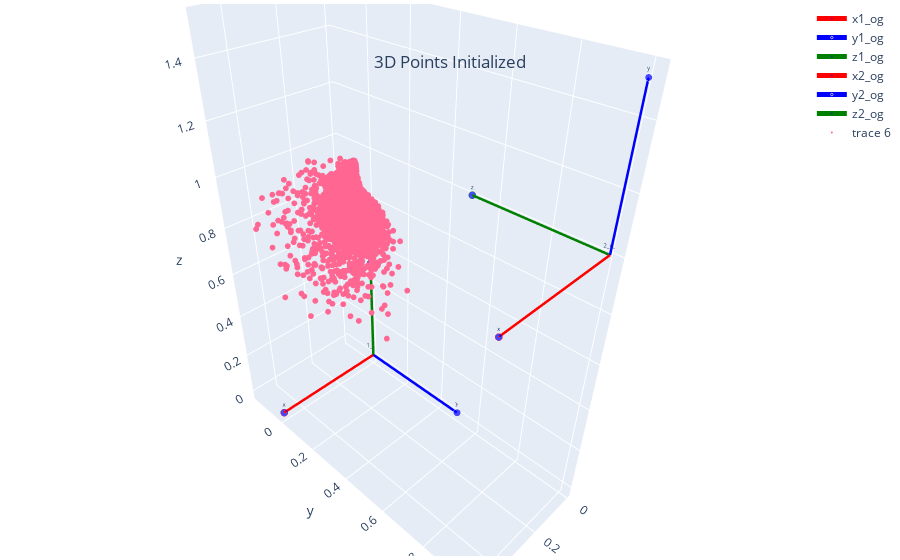

Source (notebook cell):
### Markdown cell above
# Plot Initializated Points

### Code cell
only_new=False
only_orig=True


#Test initialization
rot_vec_3 = R.from_rotvec(camera_1.init_rot)
R3 = rot_vec_3.as_matrix()
t3 = camera_1.init_trans

rot_vec_4 = R.from_rotvec(camera_2.init_rot)
R4 = rot_vec_4.as_matrix()
t4 = camera_2.init_trans

scale_factor=0.5

# Annotate cameras (origins and vectors)
data_1 = vector_plot([scale_factor*R1[:,0],scale_factor*R1[:,1],scale_factor*R1[:,2]], orig=t1,cam_name='1_new')
data_2 = vector_plot([scale_factor*R2[:,0],scale_factor*R2[:,1],scale_factor*R2[:,2]], orig=t2, cam_name='2_new')
data_3 = vector_plot([scale_factor*R3[:,0],scale_factor*R3[:,1],scale_factor*R3[:,2]], orig=t3, cam_name='1_og')
data_4 = vector_plot([scale_factor*R4[:,0],scale_factor*R4[:,1],scale_factor*R4[:,2]], orig=t4, cam_name='2_og')
data_5  = [go.Scatter3d(x=points_3d_init[:,0], y=points_3d_init[:,1], z=points_3d_init[:,2], mode='markers', marker=dict(size=2))]
layout = go.Layout(
            margin = dict(l = 4,
                        r = 4,
                        b = 4,
                        t = 4)
                )
if only_new:
        data = data_1 + data_2 + data_5
elif only_orig:
        data = data_3 + data_4 + data_5
else:
        data = data_1 + data_2 + data_3 + data_4 + data_5


fig = go.Figure(data=data,layout=layout)
fig.update_traces(textfont_size=6)
fig.update_layout(
        title={
            'text': "3D Points Initialized",
            'y':0.9,
            'x':0.5,
            'xanchor': 'center',
            'yanchor': 'top'}
            )
fig.show()

### Figure 1 — Plotly figure (JSON) as saved in the notebook; plotly's stock layout.template omitted (floating-point values rounded to 4 significant figures; data arrays with more than 128 entries replaced by an {"elided": "..."} marker saying what was removed)
{"data": [{"line": {"color": "red", "width": 5}, "marker": {"color": "blue", "size": [0, 5]}, "mode": "lines+markers+text", "name": "x1_og", "text": ["1_og", "x"], "textfont": {"size": 6}, "type": "scatter3d", "x": [0, 0.5], "y": [0, 0], "z": [0, 0]}, {"line": {"color": "blue", "width": 5}, "marker": {"color": "blue", "size": [0, 5]}, "mode": "lines+markers+text", "name": "y1_og", "text": ["1_og", "y"], "textfont": {"size": 6}, "type": "scatter3d", "x": [0, 0], "y": [0, 0.5], "z": [0, 0]}, {"line": {"color": "green", "width": 5}, "marker": {"color": "blue", "size": [0, 5]}, "mode": "lines+markers+text", "name": "z1_og", "text": ["1_og", "z"], "textfont": {"size": 6}, "type": "scatter3d", "x": [0, 0], "y": [0, 0], "z": [0, 0.5]}, {"line": {"color": "red", "width": 5}, "marker": {"color": "blue", "size": [0, 5]}, "mode": "lines+markers+text", "name": "x2_og", "text": ["2_og", "x"], "textfont": {"size": 6}, "type": "scatter3d", "x": [0, 0.5], "y": [1, 1], "z": [1, 1]}, {"line": {"color": "blue", "width": 5}, "marker": {"color": "blue", "size": [0, 5]}, "mode": "lines+markers+text", "name": "y2_og", "text": ["2_og", "y"], "textfont": {"size": 6}, "type": "scatter3d", "x": [0, 0], "y": [1, 1], "z": [1, 1.5]}, {"line": {"color": "green", "width": 5}, "marker": {"color": "blue", "size": [0, 5]}, "mode": "lines+markers+text", "name": "z2_og", "text": ["2_og", "z"], "textfont": {"size": 6}, "type": "scatter3d", "x": [0, 0], "y": [1, 0.5], "z": [1, 1]}, {"marker": {"size": 2}, "mode": "markers", "textfont": {"size": 6}, "type": "scatter3d", "x": {"elided": "6697 float values"}, "y": {"elided": "6697 float values"}, "z": {"elided": "6697 float values"}}], "layout": {"margin": {"b": 4, "l": 4, "r": 4, "t": 4}, "title": {"text": "3D Points Initialized", "x": 0.5, "xanchor": "center", "y": 0.9, "yanchor": "top"}}}
